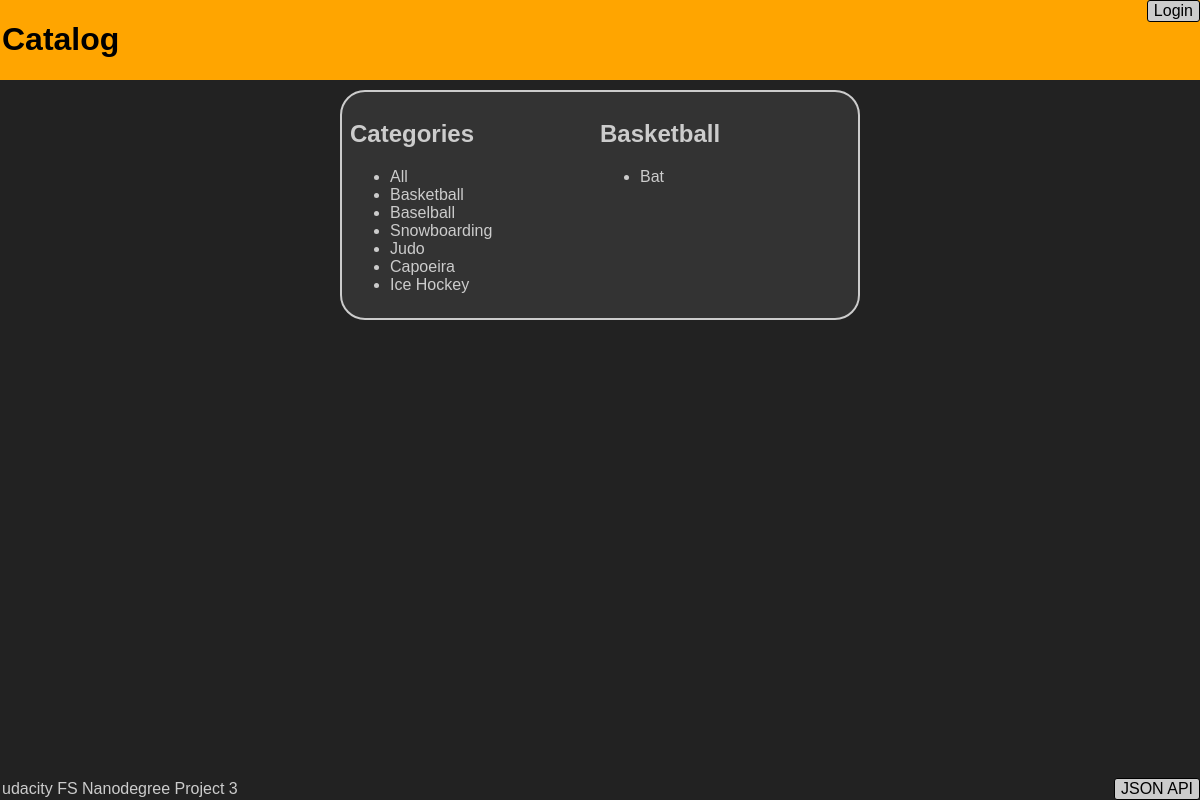
Screenshot of /catalog/Basketball/ with the database file from the repository.
### database_setup.py (models this page shows)
class Category(Base):
    __tablename__ = 'Categories'
    name = Column(String(255), nullable=False, unique=True)
    id = Column(Integer, primary_key=True)

class Item(Base):
    __tablename__ = 'Items'
    name = Column(String(255), nullable=False)
    id = Column(Integer, primary_key=True)
    category_id = Column(Integer, ForeignKey('Categories.id'))
    category = relationship(Category)
    owner_id = Column(Integer, ForeignKey('Users.id'))
    owner = relationship(User)
    description = Column(String(255))
    image = Column(String(255))
    created = Column(DateTime, default=datetime.datetime.utcnow)

### application.py (the view)
@app.route('/catalog/<string:category_name>/')
def showCategory(category_name):
    categories = Category.query.all()
    category = Category.query.filter_by(name=category_name).one()
    items = Item.query.filter_by(category=category).all()
    return render_template('catalog.html', categories=categories,
                           items=items, category=category, user=g.user)

### application.py (called while the page is built)
@app.before_request
def before_request():
    g.user = None
    if 'user_id' in session:
        g.user = User.query.get(session['user_id'])
        g.user.name = github.get('user')["name"]
        g.user.avatar = github.get('user')["avatar_url"]
        db_session.add(g.user)
        db_session.commit()

@app.after_request
def after_request(response):
    db_session.remove()
    return response

### templates/catalog.html (shortened to what this page needs)
{% include 'header.html' %}
	<div class="main">
		<div class="categories">
			<h2>Categories</h2>
			<ul>
				<li><a href="{{url_for('showCatalog')}}">All</a>
				</li>
				{% for category in categories %}
				<li><a href="{{url_for('showCategory', category_name = category.name)}}">{{category.name}}</a>
				</li>
				{% endfor %}
			</ul>
		</div>
		{% if category %}
		<div class="items">
			<h2>{{category.name}}</h2>
			<ul>
				 {% for item in items %}
				<li><a href="{{url_for('showItem', item_id = item.id)}}">{{item.name}}</a>
				</li>
				{% endfor %}
			</ul>
		</div>
		{% endif %}
	</div>
{% include 'footer.html' %}

### static/styles.css (style rules this page uses)
body { font-family: sans-serif; background-color: #222222; margin: 0px 0px 0px 0px; width:100%; margin:0 auto; overflow:hidden; float:left; }
.main,.item { background-color: #333333; clear:both; color: #CCCCCC; overflow: auto; max-width: 500; min-width: 320px; margin-right: auto; margin-left: auto; margin-top: 10px; margin-bottom: 70px; border: 2px solid; border-radius: 25px; padding: 8px 8px 8px 8px; }
.main { display: -webkit-flex; display: flex; }
.categories { width: 50%; }
.items { width: 50%; }
a:link,a:visited,a:active { color: #CCCCCC; text-decoration: none; }

### rows the page displays
Category: name "Basketball"
Category: name "Baselball"
Category: name "Snowboarding"
Category: name "Judo"
Category: name "Capoeira"
Category: name "Ice Hockey"
Item: name "Bat"
